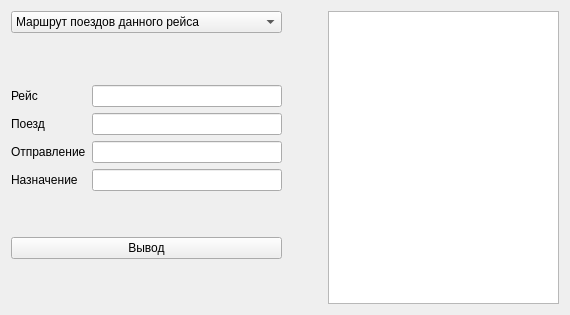
<?xml version="1.0" encoding="UTF-8"?>
<ui version="4.0">
 <class>PassengerWidget</class>
 <widget class="QWidget" name="PassengerWidget">
  <property name="geometry">
   <rect>
    <x>0</x>
    <y>0</y>
    <width>570</width>
    <height>315</height>
   </rect>
  </property>
  <property name="windowTitle">
   <string>Form</string>
  </property>
  <layout class="QVBoxLayout" name="verticalLayout_2">
   <item>
    <layout class="QHBoxLayout" name="horizontalLayout" stretch="1,0,1">
     <item>
      <layout class="QVBoxLayout" name="verticalLayout" stretch="0,1,0,0,0,1">
       <item>
        <widget class="QComboBox" name="comboBox">
         <item>
          <property name="text">
           <string>Маршрут поездов данного рейса</string>
          </property>
         </item>
         <item>
          <property name="text">
           <string>Поезда следующие по данному маршруту</string>
          </property>
         </item>
         <item>
          <property name="text">
           <string>Основная информация о поезде</string>
          </property>
         </item>
        </widget>
       </item>
       <item>
        <spacer name="verticalSpacer_2">
         <property name="orientation">
          <enum>Qt::Vertical</enum>
         </property>
         <property name="sizeHint" stdset="0">
          <size>
           <width>20</width>
           <height>40</height>
          </size>
         </property>
        </spacer>
       </item>
       <item>
        <layout class="QFormLayout" name="formLayout">
         <item row="0" column="0">
          <widget class="QLabel" name="label">
           <property name="text">
            <string>Рейс</string>
           </property>
          </widget>
         </item>
         <item row="0" column="1">
          <widget class="QLineEdit" name="lineEditTrainway"/>
         </item>
         <item row="1" column="0">
          <widget class="QLabel" name="label_2">
           <property name="text">
            <string>Поезд</string>
           </property>
          </widget>
         </item>
         <item row="1" column="1">
          <widget class="QLineEdit" name="lineEditNumTrain"/>
         </item>
         <item row="2" column="0">
          <widget class="QLabel" name="label_3">
           <property name="text">
            <string>Отправление</string>
           </property>
          </widget>
         </item>
         <item row="2" column="1">
          <widget class="QLineEdit" name="lineEditSource"/>
         </item>
         <item row="3" column="0">
          <widget class="QLabel" name="label_4">
           <property name="text">
            <string>Назначение</string>
           </property>
          </widget>
         </item>
         <item row="3" column="1">
          <widget class="QLineEdit" name="lineEditDestination"/>
         </item>
        </layout>
       </item>
       <item>
        <spacer name="verticalSpacer_3">
         <property name="orientation">
          <enum>Qt::Vertical</enum>
         </property>
         <property name="sizeHint" stdset="0">
          <size>
           <width>20</width>
           <height>40</height>
          </size>
         </property>
        </spacer>
       </item>
       <item>
        <widget class="QPushButton" name="pushButtonGetInfo">
         <property name="text">
          <string>Вывод</string>
         </property>
        </widget>
       </item>
       <item>
        <spacer name="verticalSpacer">
         <property name="orientation">
          <enum>Qt::Vertical</enum>
         </property>
         <property name="sizeHint" stdset="0">
          <size>
           <width>20</width>
           <height>40</height>
          </size>
         </property>
        </spacer>
       </item>
      </layout>
     </item>
     <item>
      <spacer name="horizontalSpacer">
       <property name="orientation">
        <enum>Qt::Horizontal</enum>
       </property>
       <property name="sizeHint" stdset="0">
        <size>
         <width>40</width>
         <height>20</height>
        </size>
       </property>
      </spacer>
     </item>
     <item>
      <widget class="QPlainTextEdit" name="plainTextEdit">
       <property name="readOnly">
        <bool>true</bool>
       </property>
      </widget>
     </item>
    </layout>
   </item>
  </layout>
 </widget>
 <resources/>
 <connections/>
</ui>
